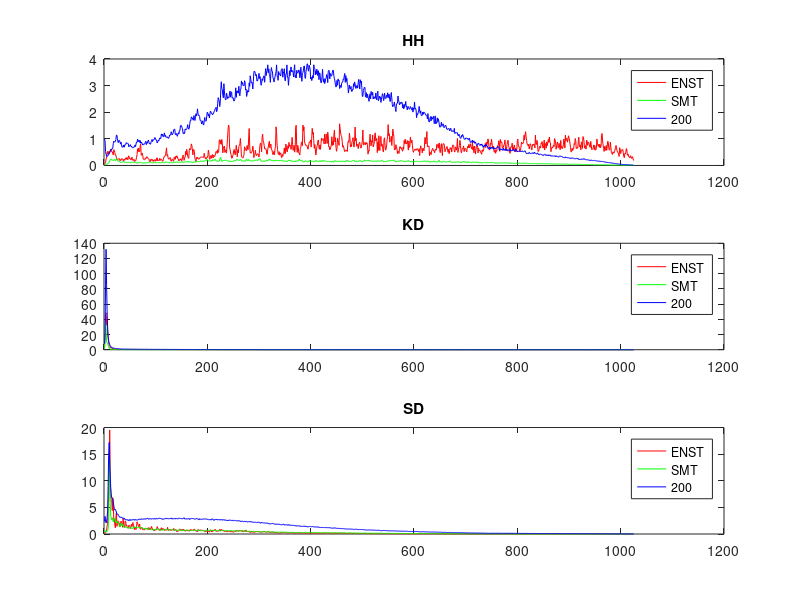

This figure's MATLAB source:


% visualize HH
subplot(311)
load ./templates/template_ENST_2048_512.mat
plot(template(:, 1), 'r'); hold on;
load ./templates/template_SMT_2048_512.mat
plot(template(:, 1), 'g'); hold on;
load ./templates/template_200DRUMS_2048_512.mat
plot(template(:, 1), 'b');
title('HH');
legend('ENST', 'SMT', '200');

% visualize KD
subplot(312)
load ./templates/template_ENST_2048_512.mat
plot(template(:, 2), 'r'); hold on;
load ./templates/template_SMT_2048_512.mat
plot(template(:, 2), 'g'); hold on;
load ./templates/template_200DRUMS_2048_512.mat
plot(template(:, 2), 'b');
title('KD');
legend('ENST', 'SMT', '200');

% visualize SD
subplot(313)
load ./templates/template_ENST_2048_512.mat
plot(template(:, 3), 'r'); hold on;
load ./templates/template_SMT_2048_512.mat
plot(template(:, 3), 'g'); hold on;
load ./templates/template_200DRUMS_2048_512.mat
plot(template(:, 3), 'b');
title('SD');
legend('ENST', 'SMT', '200');